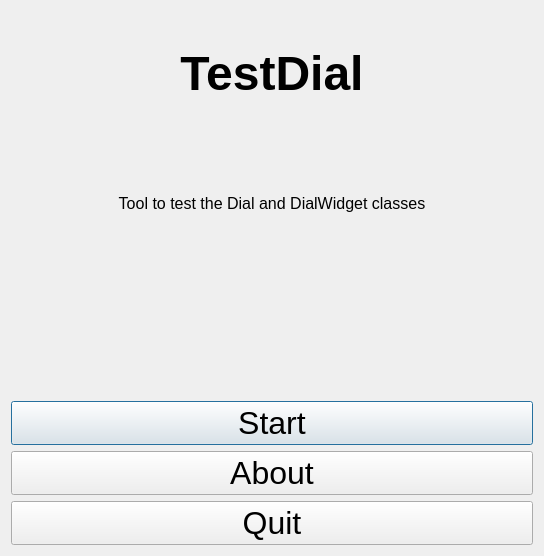
<?xml version="1.0" encoding="UTF-8"?>
<ui version="4.0">
 <class>QtTestDialMenuDialog</class>
 <widget class="QDialog" name="QtTestDialMenuDialog">
  <property name="geometry">
   <rect>
    <x>0</x>
    <y>0</y>
    <width>544</width>
    <height>556</height>
   </rect>
  </property>
  <property name="font">
   <font>
    <pointsize>24</pointsize>
   </font>
  </property>
  <property name="windowTitle">
   <string>TestDial</string>
  </property>
  <property name="windowIcon">
   <iconset resource="ToolTestDial.qrc">
    <normaloff>:/images/R.png</normaloff>:/images/R.png</iconset>
  </property>
  <layout class="QVBoxLayout" name="verticalLayout">
   <item>
    <widget class="QLabel" name="label_title">
     <property name="font">
      <font>
       <pointsize>36</pointsize>
       <weight>75</weight>
       <bold>true</bold>
      </font>
     </property>
     <property name="text">
      <string>TestDial</string>
     </property>
     <property name="alignment">
      <set>Qt::AlignCenter</set>
     </property>
    </widget>
   </item>
   <item>
    <widget class="QLabel" name="label_subtitle">
     <property name="font">
      <font>
       <pointsize>12</pointsize>
      </font>
     </property>
     <property name="text">
      <string>Tool to test the Dial and DialWidget classes</string>
     </property>
     <property name="alignment">
      <set>Qt::AlignCenter</set>
     </property>
    </widget>
   </item>
   <item>
    <widget class="QLabel" name="label">
     <property name="text">
      <string/>
     </property>
     <property name="pixmap">
      <pixmap resource="ToolTestDial.qrc">:/images/ToolTestDialWelcome_2_1.png</pixmap>
     </property>
    </widget>
   </item>
   <item>
    <widget class="QPushButton" name="button_start">
     <property name="text">
      <string>Start</string>
     </property>
    </widget>
   </item>
   <item>
    <widget class="QPushButton" name="button_about">
     <property name="text">
      <string>About</string>
     </property>
    </widget>
   </item>
   <item>
    <widget class="QPushButton" name="button_quit">
     <property name="text">
      <string>Quit</string>
     </property>
    </widget>
   </item>
  </layout>
 </widget>
 <resources>
  <include location="ToolTestDial.qrc"/>
 </resources>
 <connections/>
</ui>
